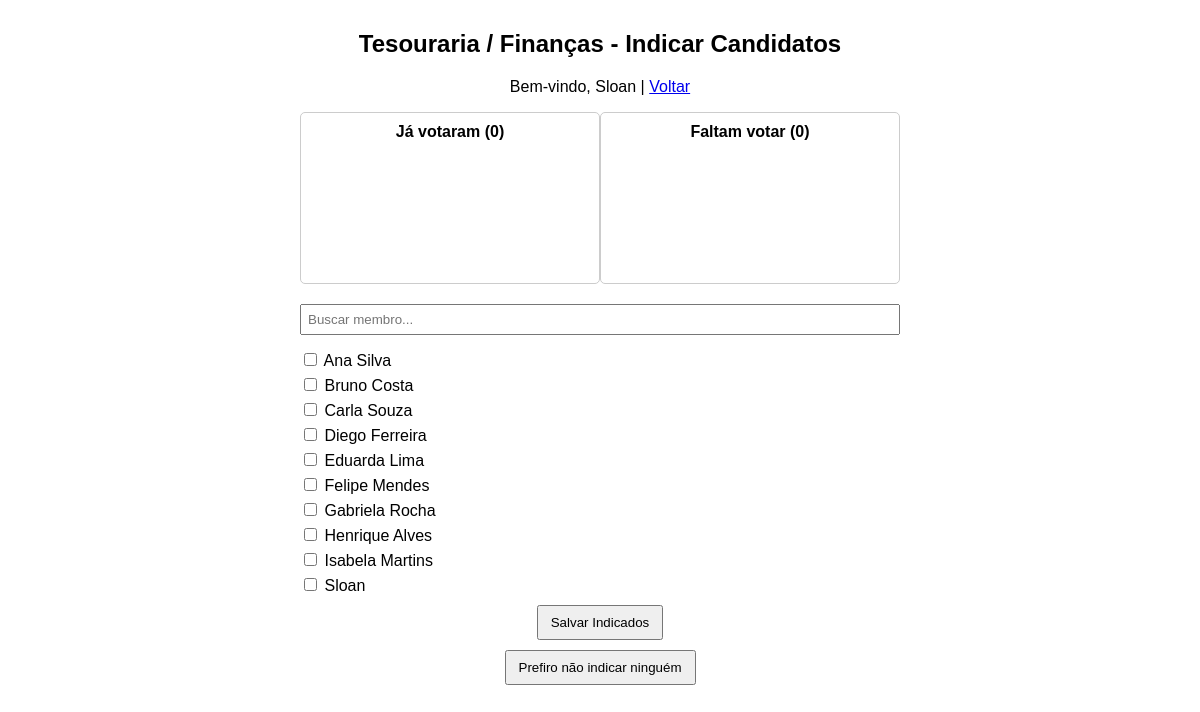
/votacao.php?id=1 (signed in), run on the app's committed database.
### tables this page shows
CREATE TABLE `departamentos` (
  `id` int(11) NOT NULL,
  `nome` varchar(150) NOT NULL,
  `lider_escolhido_2026` varchar(100) DEFAULT NULL,
  `indicados` text DEFAULT '[]',
  `votos_json` text DEFAULT NULL,
  `status_votacao` tinyint(1) DEFAULT 0,
  `votos_lider_json` text DEFAULT '[]',
  `votos_contagem` longtext DEFAULT '{}' CHECK (json_valid(`votos_contagem`))
);

CREATE TABLE `usuarios` (
  `id` int(11) NOT NULL,
  `nome` varchar(100) NOT NULL,
  `email` varchar(100) NOT NULL,
  `senha` varchar(255) NOT NULL,
  `online` tinyint(1) DEFAULT 0,
  `tipo` enum('admin','normal') DEFAULT 'normal'
);

### votacao.php (the view, shortened to what this page needs)
<?php
$conn = new mysqli("localhost","root","","votacao");
$dep_id = intval($_GET['id'] ?? 0);
$stmt = $conn->prepare("SELECT * FROM departamentos WHERE id=?");
$stmt->bind_param("i",$dep_id);
$stmt->execute();
$departamento = $stmt->get_result()->fetch_assoc();
$usuarios_all = $conn->query("SELECT id,nome FROM usuarios ORDER BY nome");
$listaUsuariosAll = []; while($u=$usuarios_all->fetch_assoc()) $listaUsuariosAll[]=$u;
$listaUsuariosOnline = []; $usuarios_online_ids = [];
$indicados_json = $departamento['indicados'] ?? '[]';
$indicados_ids = json_decode($indicados_json, true);
$votos_json = $departamento['votos_json'] ?? '[]';
$votos = json_decode($votos_json, true);
$votos = array_map('intval', $votos);
$total_votantes = count($usuarios_online_ids);
$quantos_votaram = 0;
if(is_array($votos) && is_array($usuarios_online_ids)){
    $quantos_votaram = count(array_intersect($votos, $usuarios_online_ids));
}
$faltam = $total_votantes - $quantos_votaram;
?>
<!DOCTYPE html>
<html lang="pt-BR">
<head>
</head>
<body>
<h2><?php echo htmlspecialchars($departamento['nome']); ?> - Indicar Candidatos</h2>
<p>Bem-vindo, <?php echo htmlspecialchars($_SESSION['usuario_nome']); ?> | <a href="departamentos.php">Voltar</a></p>
<div class="colunas">
    <div class="coluna">
        <h4>Já votaram (<?php echo $quantos_votaram; ?>)</h4>
    </div>
    <div class="coluna">
        <h4>Faltam votar (<?php echo $faltam; ?>)</h4>
    </div>
</div>
<input type="text" id="busca" placeholder="Buscar membro..." onkeyup="filtrarMembros()">
<form method="POST" id="listaCheck">
    <?php foreach($listaUsuariosAll as $u):
        $checked = in_array($u['id'],$indicados_ids) ? 'checked' : '';
    ?>
    <label>
        <input type="checkbox" name="indicados[]" value="<?php echo intval($u['id']); ?>" <?php echo $checked; ?>>
        <?php echo htmlspecialchars($u['nome']); ?>
    </label>
    <?php endforeach; ?>
    <button type="submit" name="indicar">Salvar Indicados</button>
</form>
<form method="POST">
    <button type="submit" name="nenhum">Prefiro não indicar ninguém</button>
</form>
</body>
</html>

### votacao.php (style rules this page uses)
body { font-family:Arial; max-width:600px;margin:30px auto;text-align:center; }
label { display:block;margin:5px 0;text-align:left; }
button { margin:5px;padding:8px 12px; }
.colunas { display:flex; justify-content:space-between; margin-bottom:20px; }
.coluna { width:48%; border:1px solid #ccc; padding:10px; border-radius:5px; min-height:150px; }
.coluna h4 { margin-top:0; }
#busca { margin-bottom:10px; padding:6px; width:100%; box-sizing:border-box; }

### data on the page
departamentos: nome "Tesouraria / Finanças", votos_json "0"
usuarios: nome "Ana Silva"
usuarios: nome "Bruno Costa"
usuarios: nome "Carla Souza"
usuarios: nome "Diego Ferreira"
usuarios: nome "Eduarda Lima"
usuarios: nome "Felipe Mendes"
usuarios: nome "Gabriela Rocha"
usuarios: nome "Henrique Alves"
usuarios: nome "Isabela Martins"
usuarios: nome "Sloan"

### other printed values
$_SESSION['usuario_nome'] "Sloan"
